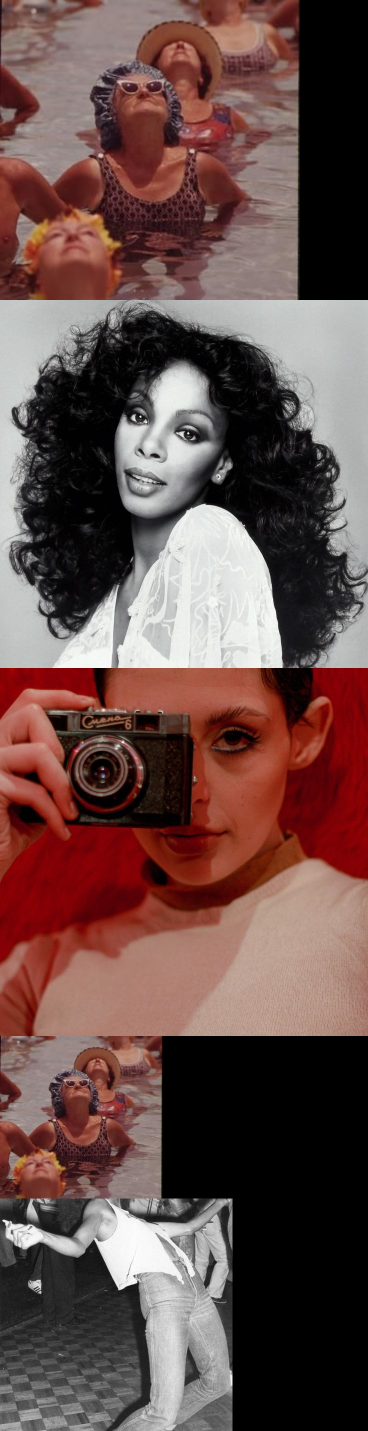
#> input picture unit-1/pproject1/OutputFolderTest/combined_image.png, 736 x 2862 px (shown at 1/2 size)
$ python algo2.py OutputFolderTest out
#> lines starting #> are read from the running program, lines starting #| are printed output that depends on the picture


# Starting with algo 1 that works to form algo 2 as a complex function
# so i want to  create a formula that instead of using a chosen image it filters thru every image in the "chosen" folder. crops and resaves it in an output folder. we will add a second function after we get this one to work.

# Get the image file and destination folder from command line arguments
# ChosenImage = sys.argv[1]
# # So the first argument is an argument  that  neeeds to change to  Chosen Folder and I think argument two must be Output folder
# ChosenFolder = sys.argv[2]

# # We must also make an output folder so i'll do that off to the side cus i'm not feeling super advanced today. or ever.

# # Open the chosen image and store it in the variable 'img'
# img = Image.open(ChosenImage)

# #change to Chosen Folder

# # Get the dimensions of the original image
# width, height = img.size

# # Define the crop box (centered cropping to a square)
# crop_size = min(width, height)  # Ensure the crop is square
# left = (width - crop_size) // 2
# top = (height - crop_size) // 2
# right = (width + crop_size) // 2
# bottom = (height + crop_size) // 2

# # Crop the image to the square dimensions
# cropped_img = img.crop((left, top, right, bottom))

# # Resize the cropped image to specific dimensions (600x600)
# ChosenImage = cropped_img.resize((600, 600))

# # Save the resized image to the chosen folder
# ChosenImage.save(f"{ChosenFolder}/resized_image.png")


# from PIL import Image
# import sys
# import os

# # Get the source folder and output folder from command line arguments
# ChosenFolder = sys.argv[1]
# OutputFolderTest = sys.argv[2]

# # List all image files in the ChosenFolder
# image_files = [f for f in os.listdir(ChosenFolder) if f.lower().endswith(('.jpg', '.jpeg', '.png'))]

# # Loop through each image in the folder
# for image_file in image_files:
#     # Open the image
#     img_path = os.path.join(ChosenFolder, image_file)
#     img = Image.open(img_path)

#     # Get the dimensions of the original image
#     width, height = img.size

#     # Define the crop box (centered cropping to a square)
#     crop_size = min(width, height)  # Ensure the crop is square
#     left = (width - crop_size) // 2
#     top = (height - crop_size) // 2
#     right = (width + crop_size) // 2
#     bottom = (height + crop_size) // 2

#     # Crop the image to the square dimensions
#     cropped_img = img.crop((left, top, right, bottom))

#     # Save the cropped image with a modified name
#     modified_name = f"{os.path.splitext(image_file)[0]}-cropped.png"
#     cropped_img.save(os.path.join(OutputFolderTest, modified_name))

#     print(f"Processed {image_file} and saved as {modified_name}")

#  Got this error ... becus my code was running chosen folder as an image not a directory ..
# as-MacBook-Air:pproject1 a.naniwilliams$ python3 algo1.py Vintage OutputFolderTest
# Traceback (most recent call last):
#   File "/Users/a.naniwilliams/fa-24-ITC/unit-1/pproject1/algo1.py", line 51, in <module>
#     img = Image.open(ChosenImage)
#   File "/Users/a.naniwilliams/Library/Python/3.9/lib/python/site-packages/PIL/Image.py", line 3431, in open
#     fp = builtins.open(filename, "rb")
# IsADirectoryError: [Errno 21] Is a directory: '/Users/a.naniwilliams/fa-24-ITC/unit-1/pproject1/Vintage'

#Chat caught and explain this one .. theyve updated the code for this ..
from PIL import Image
import sys
import os

# Get the folder containing the images and the output folder from the command line
ChosenFolder = sys.argv[1]
OutputFolderTest = sys.argv[2]


# List all image files in the ChosenFolder
image_files = [f for f in os.listdir(ChosenFolder) if f.lower().endswith(('.jpg', '.jpeg', '.png'))]

cropped_images = []

# Debugging Step: Print image files to verify they are being listed correctly
print("Image files found:", image_files)

# Loop through each image file in the folder
for image_file in image_files:
    # Construct the full image path
    img_path = os.path.join(ChosenFolder, image_file)

    # Debugging Step: Print the img_path to verify it's correct
    print(f"Processing image: {img_path}")

    # Open the image
    img = Image.open(img_path)
#> img is the input picture: PIL image 736x2862 RGB; mean R, G, B 104, 77.3, 73.7

    # Get the dimensions of the original image
    width, height = img.size
#> width = 736; height = 2862

    # Define the crop box (centered cropping to a square)
    crop_size = min(width, height)  # Ensure the crop is square
#> crop_size = 736
    left = (width - crop_size) // 2
#> left = 0
    top = (height - crop_size) // 2
#> top = 1063
    right = (width + crop_size) // 2
#> right = 736
    bottom = (height + crop_size) // 2
#> bottom = 1799

    # Crop the image to the square dimensions
    cropped_img = img.crop((left, top, right, bottom))
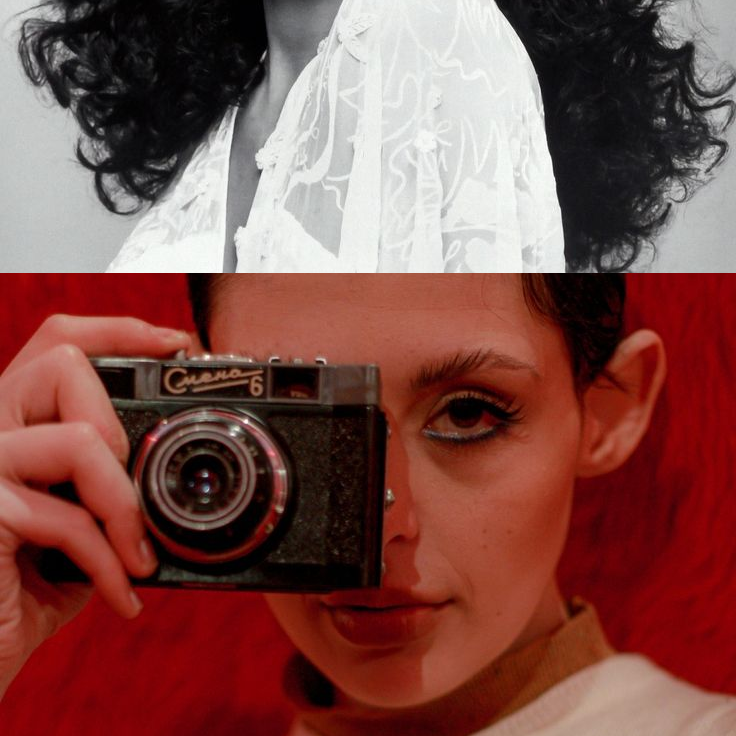
#> cropped_img: PIL image 736x736 RGB; mean R, G, B 127, 77.7, 72.4

    # Save the cropped image with a modified name
    modified_name = f"{os.path.splitext(image_file)[0]}-cropped.png"
    cropped_img.save(os.path.join(OutputFolderTest, modified_name))

    print(f"Processed {image_file} and saved as {modified_name}")

 # Append the cropped image to the cropped_images list
    cropped_images.append(cropped_img)

# i was running "as-MacBook-Air:pproject1 a.naniwilliams$ python3 algo1.py Vintage OutputFolderTest" in my algo2. folder. ....... (insert standing emoji) not only am i cute... but i am also silly.

# okay so last function. I want on monster of an image to be made out of all our images..

if cropped_images:
    # Assuming you want to stack them vertically
    total_width = max(img.size[0] for img in cropped_images)
#> total_width = 736
    total_height = sum(img.size[1] for img in cropped_images)
#> total_height = 736

    # Create a new blank image with the combined height and width
    combined_img = Image.new('RGB', (total_width, total_height))
#> combined_img: PIL image 736x736 RGB; every value is 0

    # Paste each cropped image into the combined image
    y_offset = 0
    for img in cropped_images:
        combined_img.paste(img, (0, y_offset))
        y_offset += img.size[1]
#> this loop made 1 pass
#> y_offset on pass 1: 736
#> after the loop, y_offset = 736

    # # Save the combined image
    # combined_img.save(os.path.join(OutputFolderTest, "combined_image.png"))
    # print("All images combined and saved as combined_image.png")

    # but i want it so save a new file each time by just adding a 1 on top if cropped image already exists..

    base_filename = "combined_image"
    output_path = os.path.join(OutputFolderTest, f"{base_filename}.png")
    counter = 1

    # Check if the file already exists, and increment the counter if it does
    while os.path.exists(output_path):
        output_path = os.path.join(OutputFolderTest, f"{base_filename}_{counter}.png")
        counter += 1

    # Save the combined image with a unique filename
    combined_img.save(output_path)
    print(f"All images combined and saved as {os.path.basename(output_path)}")
